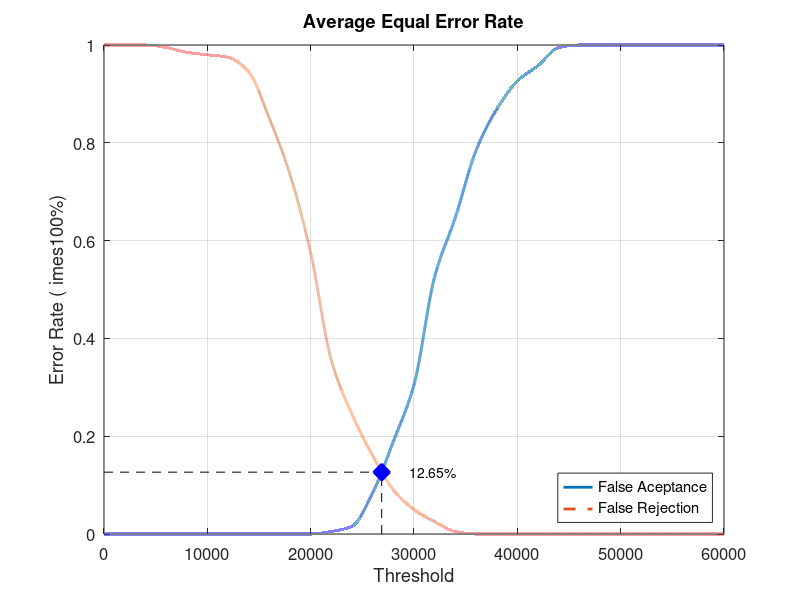
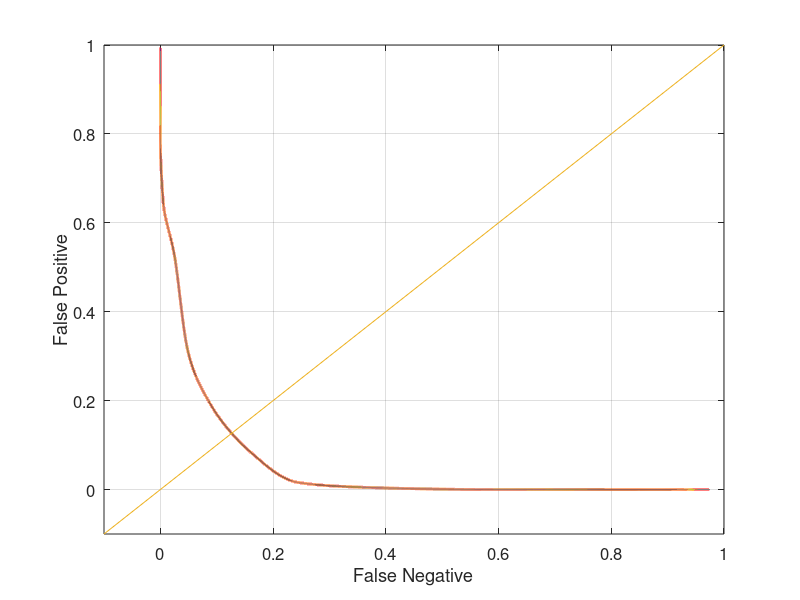

The MATLAB script that drew these images, in order:
close all;
clear;
clc;
x = 0:2000:60000;
xq = 0:0.5:60000;

y0 = [0 0 0 0 0 0 0 0 0 0 0 0.00526316 0.0157895 0.0842105 0.189474 0.305263 0.526316 0.647368 0.784211 0.868421 0.926316 0.957895 0.994737 1 1 1 1 1 1 1 1]
yy0 = interp1(x, y0, xq, 'pchip');
y1 = [1 1 1 0.995 0.985 0.98 0.975 0.945 0.85 0.735 0.575 0.355 0.245 0.16 0.09 0.05 0.025 0.005 0 0 0 0 0 0 0 0 0 0 0 0 0]
yy1 = interp1(x, y1, xq, 'pchip');

% Calculating EER: 
y2 = abs(y0 - y1);
find(y2 == min(y2))
yy2 = abs(yy0 - yy1);
xEER = find(yy2 == min(yy2));
xEERIndex = xq(xEER) % X-axis EER
yEER = yy0(xEER) % Y-axis EER

main = figure
plot(xq, yy0,'-','LineWidth', 2);	hold on
plot(xq, yy1,'--','LineWidth', 2);	hold on
plot([xEERIndex xEERIndex], [0 yEER], 'k--');	hold on
plot([0 xEERIndex], [yEER yEER], 'k--');	hold on
plot(xEERIndex, yEER, 'bx', 'LineWidth', 10);	hold on
text(xEERIndex + 10 * xEERIndex / 100, yEER, [num2str(round((10000 * yEER)) / 100) '%'])
legend('False Aceptance', 'False Rejection', 'Location', 'SouthEast')
xlabel('Threshold')
ylabel('Error Rate (	imes100%)')
title('Average Equal Error Rate')
set(gca, 'FontSize', 12)
axis([0 60000 0 1])
grid on

print(main, 'Database2_3Main', '-dpng');
FNRxFPR = figure('Color', [1 1 1]);
plot(yy1, yy0, '-', yy1, yy0, 'LineWidth', 2);
hold on
y = -0.1:0.1:1
plot(y, y); 
set(gca, 'FontSize', 12)
xlabel('False Negative')
ylabel('False Positive')
axis([-0.1 1 -0.1 1])
set(gca, 'FontSize', 12)
grid on

print(FNRxFPR, 'Database2_3FNRxFPR','-dpng');
